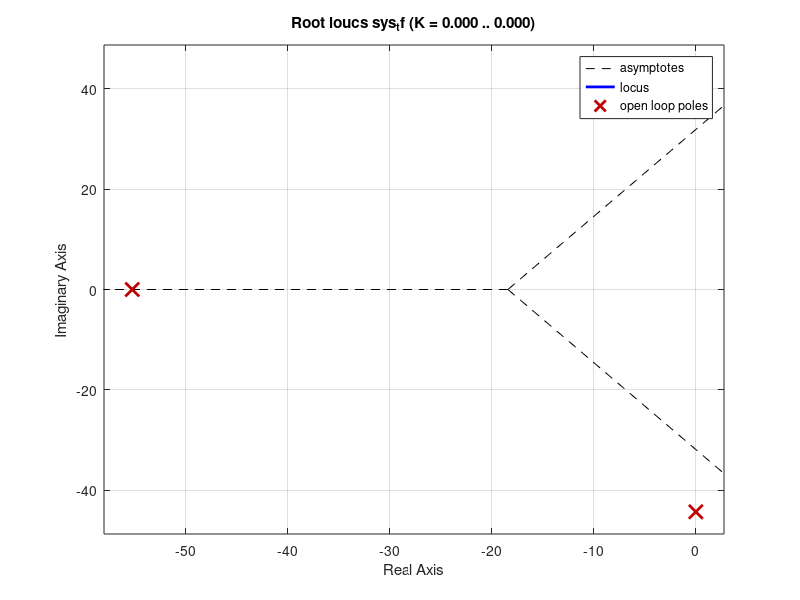
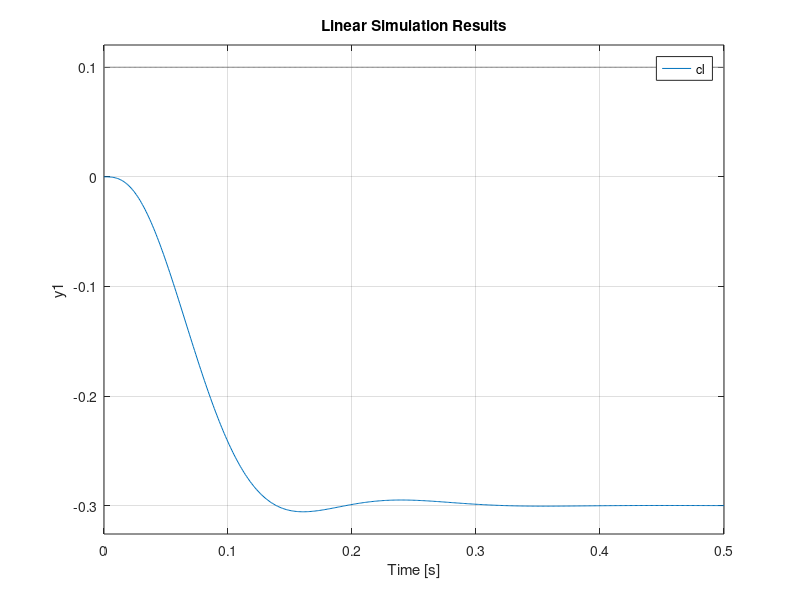
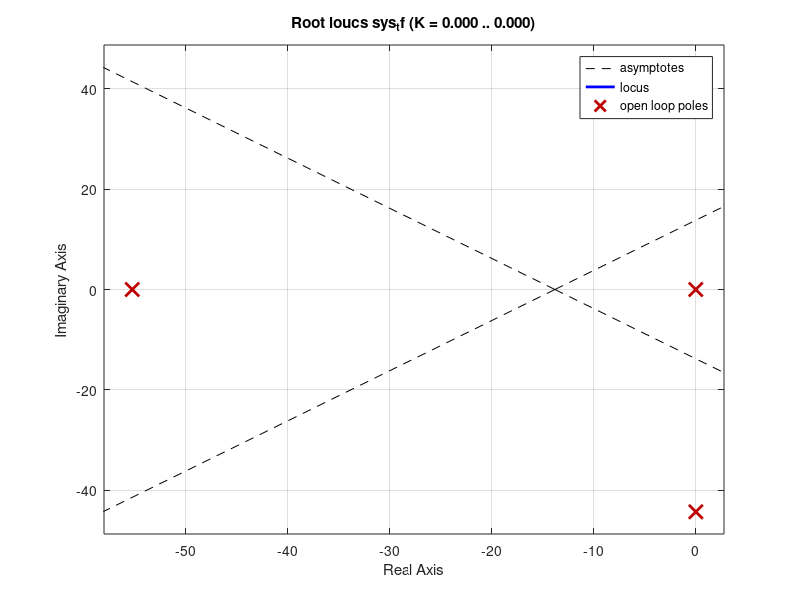
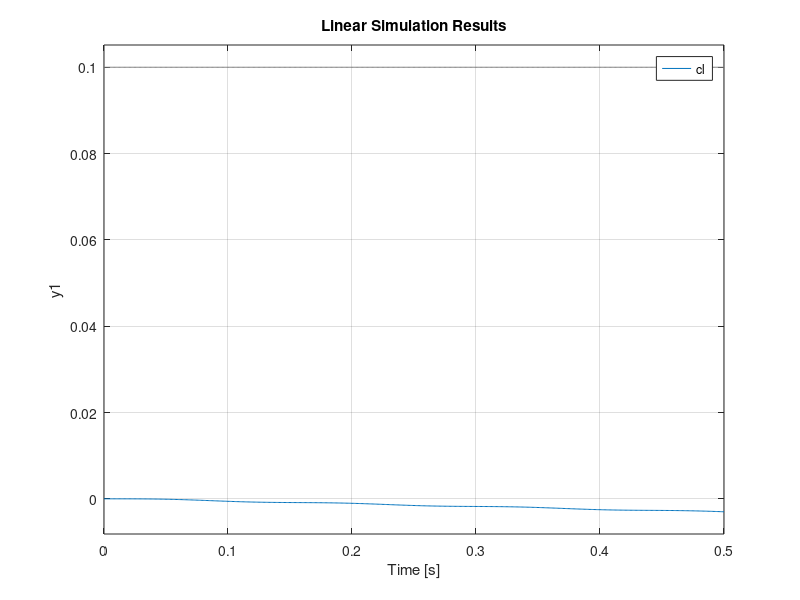

Write MATLAB code to recreate these figures, in order.
%%%%%%%%%%%%%%%%%%%%%%%%%%%%%%%%%%%%%%%%%%%%%%%%%%%%%%%%%%%%%%%%%%%%%%%%%%%
%% MagLev dynamics
%%%%%%%%%%%%%%%%%%%%%%%%%%%%%%%%%%%%%%%%%%%%%%%%%%%%%%%%%%%%%%%%%%%%%%%%%%%
% Evan Sharafuddin, Izzy Collins, Gabe Garcia
% 3/21/2025
clear, clc, close all

%%% define model parameters
% electromechanical constant
% K = 1.2425e-5; % [N-A^2/m^2]
K = 9.7091e-06;
% mass of ball
m = 0.006;  % [kg]        
% commanded equilibrium position of ball
x0 = 10; % [mm]
% gravitational constant
g = 9.81; % [m/s^2]

%%% adjust model parameters
x0 = x0 / 1e3; % [mm] -> [m]

%%% determine equilibrium current value
i0 = sqrt( m*g*x0^2 / K ); % A

%%% write out Laplace transformed linearized equation
a = 2*K*i0^2 / ( m*x0^3 );
b = -2*K*i0^2 / ( m*x0^2 );

s = tf('s');
P_tf = b / ( s^2 + a );

%%% write out state space representation of dynamics
A = [0 1;
     a 0];
B = [0; b];
% let output be position
C = [1 0];
D = 0;

P_ss = ss(A, B, C, D);

%%% add inductor dynamics
Tao_L = 1 / 55.23; % note: inductance is approximately 0.14485, would be worth checking more fits though
L = 0.14485;
R = 8;

% note equation for inductor: v = L * di/dt -> i_dot = v / L
%                                              I*s = V / L
%                                              I / V = L / s
%   input: v -> output: i
I_tf = 1 / (R+L*s);

%%% combine transfer functions
sys_tf = P_tf*I_tf
figure, rlocus(sys_tf)
Kk = 600;

cl = minreal(Kk*sys_tf / (1+Kk*sys_tf));
t = 0:0.001:0.5;
figure, lsim(cl, 0.1*ones(size(t)), t)


% add integrator for finite steady state error

sys_tf = sys_tf / s;

figure, rlocus(sys_tf)

Kk = 50;

cl = minreal(Kk*sys_tf / (1+Kk*sys_tf));
t = 0:0.001:0.5;
figure, lsim(cl, 0.1*ones(size(t)), t)


%%
% add lead compensator
p0 = -700; 
z0 = -100;
comp_tf = (s-z0) / (s-p0)

figure, rlocus(sys_tf*comp_tf);



% simulate with compensator
Kk = 5e3; 

tf_final = Kk*sys_tf*comp_tf;
cl = minreal(tf_final / (1 + tf_final));

t = 0:0.001:0.5;
figure, lsim(cl, 0.1*ones(size(t)), t)
